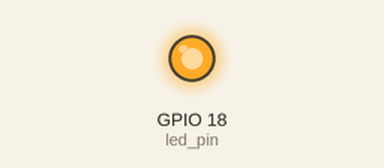
Simulated run of this program. Board: Raspberry Pi (BCM pin numbers). Shown: output pins drawn as LEDs (lit = HIGH).

Above: at 0.1 s.
Timing chart, 0 to 1.6 s (numbered marks = the images above):
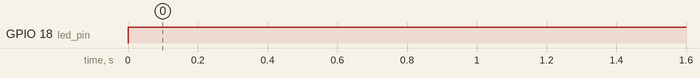

Measured:
- by itself, GPIO 18 (led_pin): LOW → HIGH at 0.00 s

The program:

programaRaspberryPi.py
```python
import RPi.GPIO as GPIO
import time

# Configuración de pines
led_pin = 18  # Cambia este número por el pin al que está conectado tu LED

# Configurar modo de pines
GPIO.setmode(GPIO.BCM)
GPIO.setup(led_pin, GPIO.OUT)

# Función para encender y apagar el LED
def toggle_led(pin):
    GPIO.output(pin, GPIO.HIGH)  # Enciende el LED
    time.sleep(1)  # Espera 1 segundo
    GPIO.output(pin, GPIO.LOW)   # Apaga el LED

try:
    # Encender y apagar el LED en un bucle infinito
    while True:
        toggle_led(led_pin)

except KeyboardInterrupt:
    # Limpiar configuración de pines al salir
    GPIO.cleanup()
```
